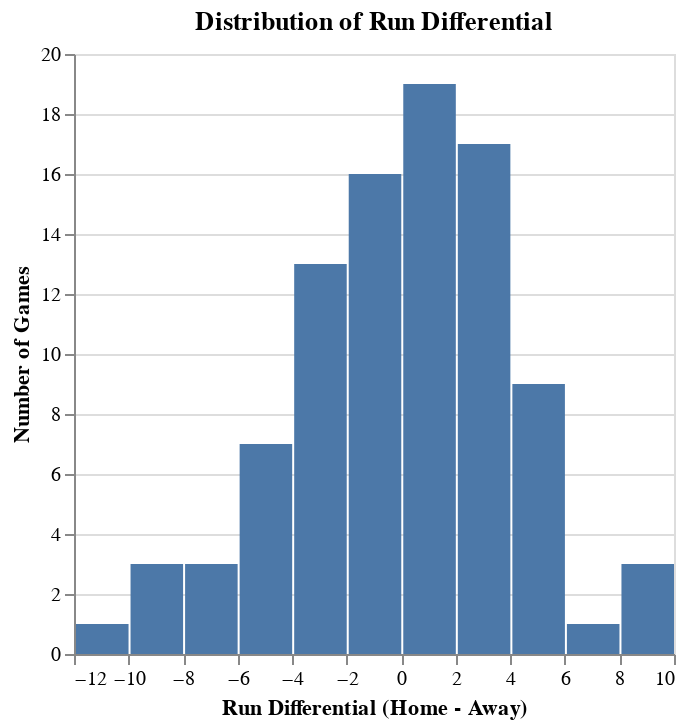

Source (notebook cell):
### Code cell
data["run_diff"] = data["home_score"] - data["away_score"]
run_diff_chart = (
    alt.Chart(data)
    .mark_bar()
    .encode(
        alt.X("run_diff:Q", bin=alt.Bin(maxbins=20), title="Run Differential (Home - Away)"),
        alt.Y("count()", title="Number of Games"),
        tooltip=["count()"]
    )
    .properties(
        title="Distribution of Run Differential"
    )
)

run_diff_chart
